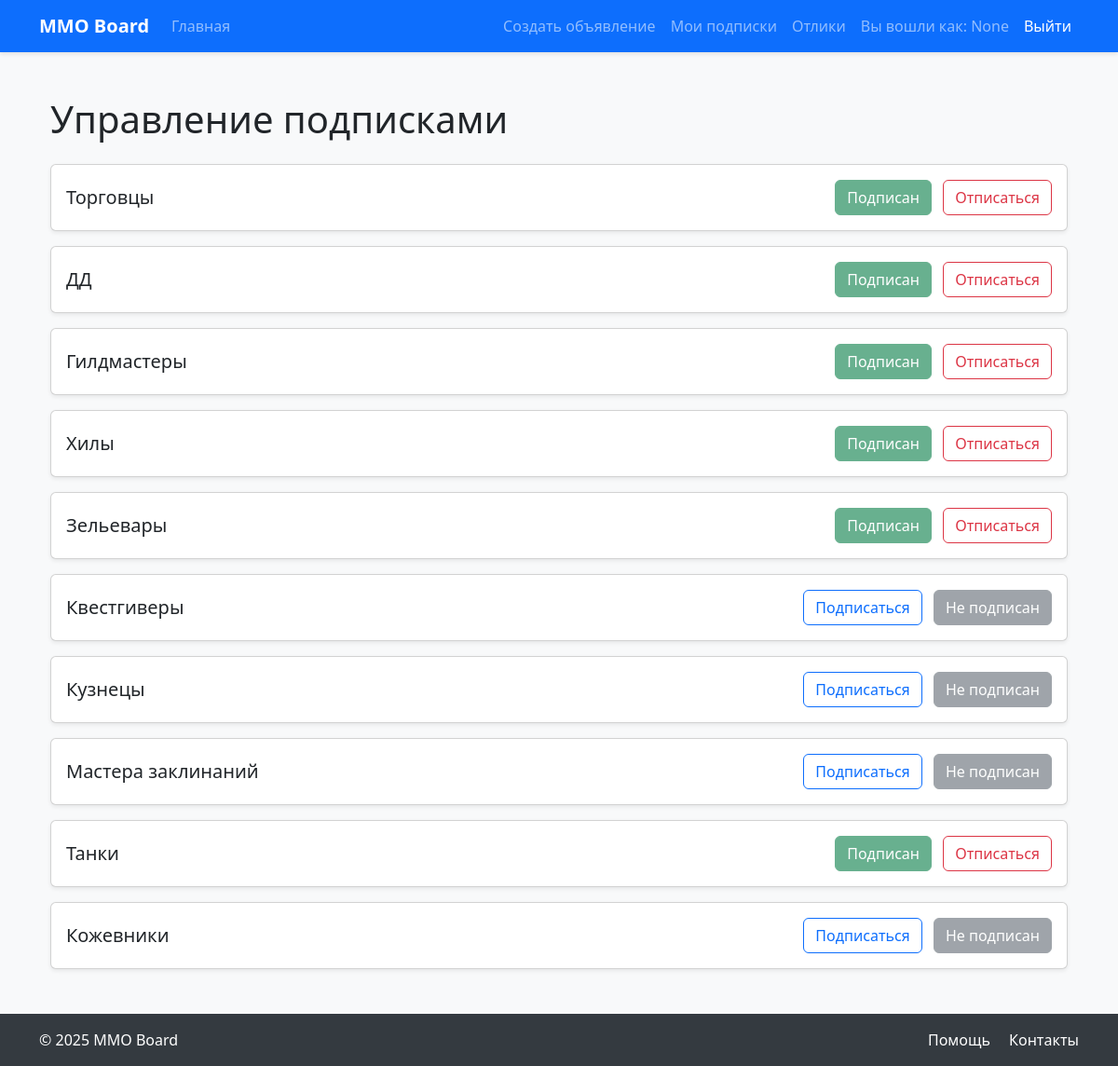
Page /article/subscriptions/ (signed in) on the committed database.
### mmo_board/models.py (models this page shows, shortened)
class User(AbstractUser):
    username = None
    email = models.EmailField(_('email address'), unique=True)
    confirmation_code = models.CharField(max_length=6, blank=True)
    is_confirmed = models.BooleanField(default=False)
    date_joined = models.DateTimeField(auto_now_add=True)
    USERNAME_FIELD = 'email'
    REQUIRED_FIELDS = []
    objects = UserManager()
    class Meta:
        verbose_name = _('user')
        verbose_name_plural = _('users')

class Category(models.Model):
    TYPE = (
        ('tank', 'Танки'),
        ('heal', 'Хилы'),
        ('dd', 'ДД'),
        ('buyers', 'Торговцы'),
        ('gildemaster', 'Гилдмастеры'),
        ('quest', 'Квестгиверы'),
        ('smith', 'Кузнецы'),
        ('tanner', 'Кожевники'),
        ('potion', 'Зельевары'),
        ('spellmaster', 'Мастера заклинаний'),
    )
    name = models.CharField(max_length=30, choices=TYPE, unique=True)

### mmo_board/views.py (the view, shortened to what this page needs)
# urls.py: path('subscriptions/', subscriptions, name='subscriptions'),
@login_required
@csrf_protect
def subscriptions(request):
    categories_with_subscriptions = Category.objects.annotate(
        user_subscribed=Exists(
            Subscription.objects.filter(
                user=request.user,
                category=OuterRef('pk'),
            )
        )
    ).order_by('name')
    return render(
        request,
        'subscriptions.html',
        {'categories': categories_with_subscriptions},
    )

### templates/subscriptions.html (shortened to what this page needs)
{% extends 'flatpages/default.html' %}
{% block content %}
<div class="container my-4">
    <h1 class="mb-4">Управление подписками</h1>
    {% for category in categories %}
    <div class="card mb-3 shadow-sm">
        <div class="card-body d-flex justify-content-between align-items-center">
            <h5 class="card-title mb-0">{{ category.get_name_display }}</h5>
            <form method="post" class="m-0">
                {% if category.user_subscribed %}
                    <button type="button" class="btn btn-success me-2" disabled>Подписан</button>
                    <button type="submit" name="action" value="unsubscribe" class="btn btn-outline-danger">Отписаться</button>
                {% else %}
                    <button type="submit" name="action" value="subscribe" class="btn btn-outline-primary me-2">Подписаться</button>
                    <button type="button" class="btn btn-secondary" disabled>Не подписан</button>
                {% endif %}
            </form>
        </div>
    </div>
    {% empty %}
    <div class="alert alert-info">
        Нет доступных категорий для подписки.
    </div>
    {% endfor %}
</div>
{% endblock content %}

### templates/flatpages/default.html (shortened to what this page needs)
<!DOCTYPE html>
<html lang="ru">
<head>
    <link href="https://cdn.jsdelivr.net/npm/bootstrap@5.3.0/dist/css/bootstrap.min.css" rel="stylesheet">
    {% load static %}
    <link href="{% static 'css/styles.css' %}" rel="stylesheet">
</head>
<body>
    <nav class="navbar navbar-expand-lg navbar-dark bg-primary">
        <div class="container">
            <a class="navbar-brand fw-bold" href="{% url 'article_list' %}">MMO Board</a>
            <div class="collapse navbar-collapse" id="navbarContent">
                <ul class="navbar-nav me-auto">
                    <li class="nav-item">
                        <a class="nav-link" href="{% url 'article_list' %}">Главная</a>
                    </li>
                </ul>
                <ul class="navbar-nav">
                    {% if user.is_authenticated %}
                        <li class="nav-item">
                            <a class="nav-link" href="{% url 'article_create' %}">Создать объявление</a>
                        </li>
                        <li class="nav-item">
                            <a class="nav-link" href="{% url 'subscriptions' %}">Мои подписки</a>
                        </li>
                        <li class="nav-item">
                            <a class="nav-link" href="{% url 'my_responses' %}">Отлики</a>
                        </li>
                        <li class="nav-item">
                            <span class="nav-link">Вы вошли как: {{ user.username }}</span>
                        </li>
                        <li class="nav-item">
                            <a class="nav-link text-white" href="{% url 'account_logout' %}">Выйти</a>
                        </li>
                    {% endif %}
                </ul>
            </div>
        </div>
    </nav>
    <main class="main-content py-4">
        <div class="container">
            <div class="row">
                <div class="col-12">
                    {% block content %}{% endblock %}
                </div>
            </div>
        </div>
    </main>
    <footer class="footer py-3 mt-auto">
        <div class="container">
            <div class="row">
                <div class="col-md-6 text-center text-md-start">
                    <span class="text-white">&copy; {% now "Y" %} MMO Board</span>
                </div>
                <div class="col-md-6 text-center text-md-end">
                    <a href="#" class="text-white text-decoration-none me-3">Помощь</a>
                    <a href="#" class="text-white text-decoration-none">Контакты</a>
                </div>
            </div>
        </div>
    </footer>
</body>
</html>

### templates/flatpages/default.html (style rules this page uses)
body { background-color: #f8f9fa; }
.navbar { box-shadow: 0 2px 4px rgba(0,0,0,.1); }
.main-content { min-height: calc(100vh - 120px); }
.footer { background-color: #343a40; color: white; }

### rows in the picture
User: username "None"
Category: name "Торговцы", shows "Подписан"
Category: name "ДД", shows "Подписан"
Category: name "Гилдмастеры", shows "Подписан"
Category: name "Хилы", shows "Подписан"
Category: name "Зельевары", shows "Подписан"
Category: name "Квестгиверы", shows "Подписаться"
Category: name "Кузнецы", shows "Подписаться"
Category: name "Мастера заклинаний", shows "Подписаться"
Category: name "Танки", shows "Подписан"
Category: name "Кожевники", shows "Подписаться"
